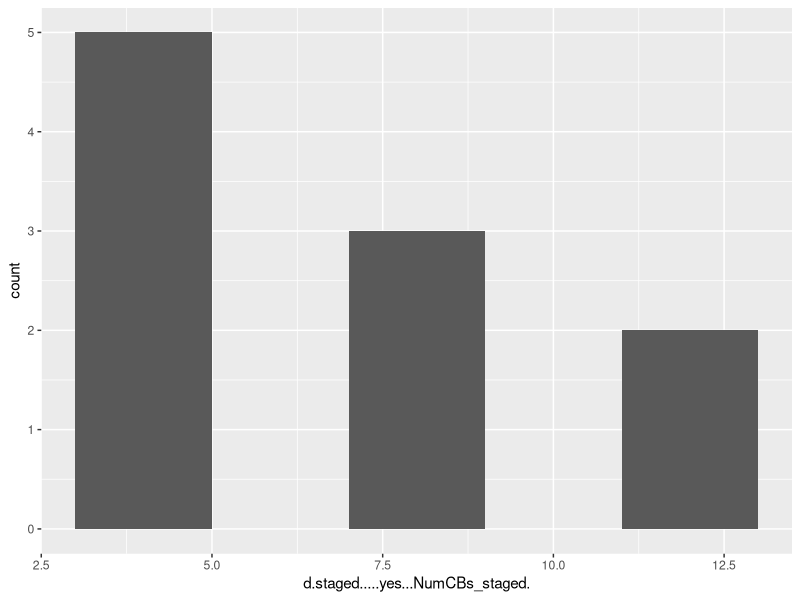
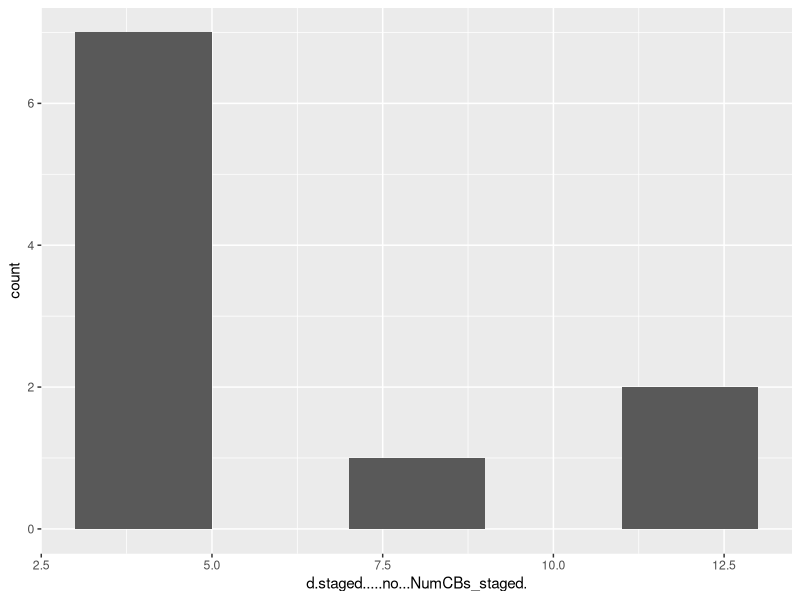
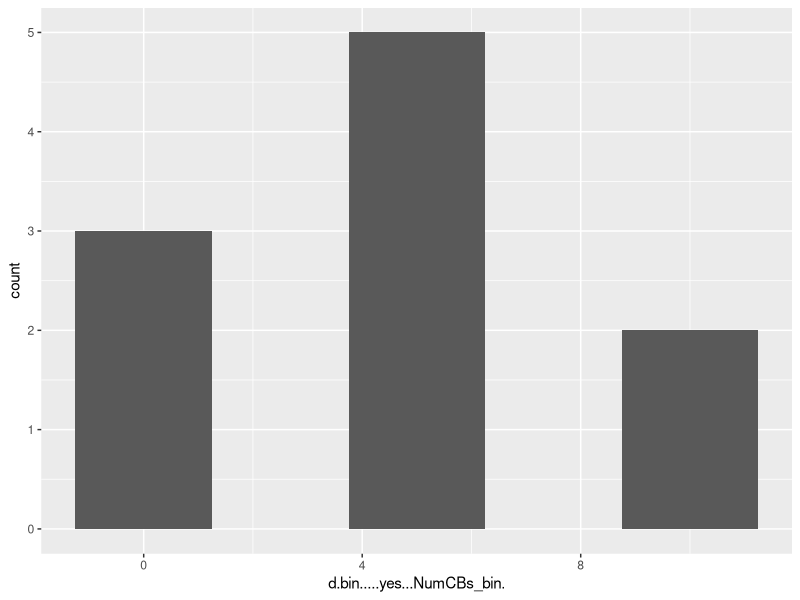
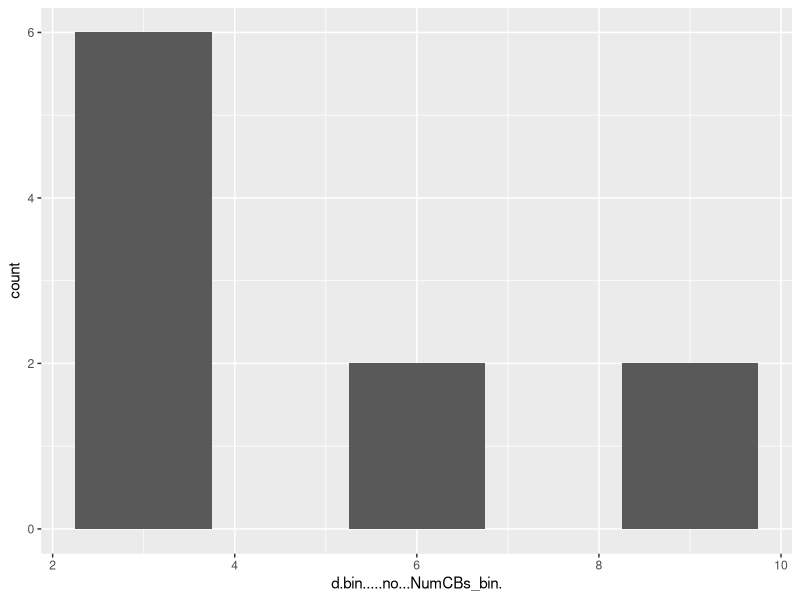
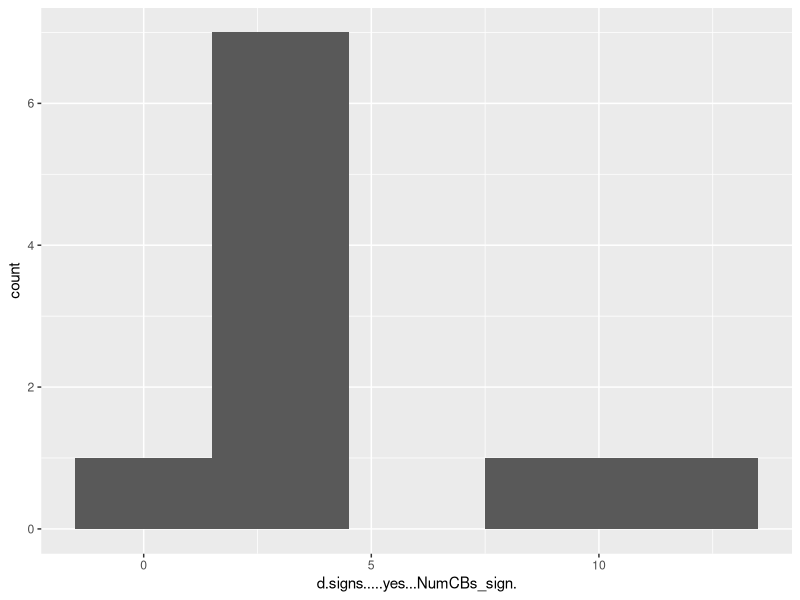
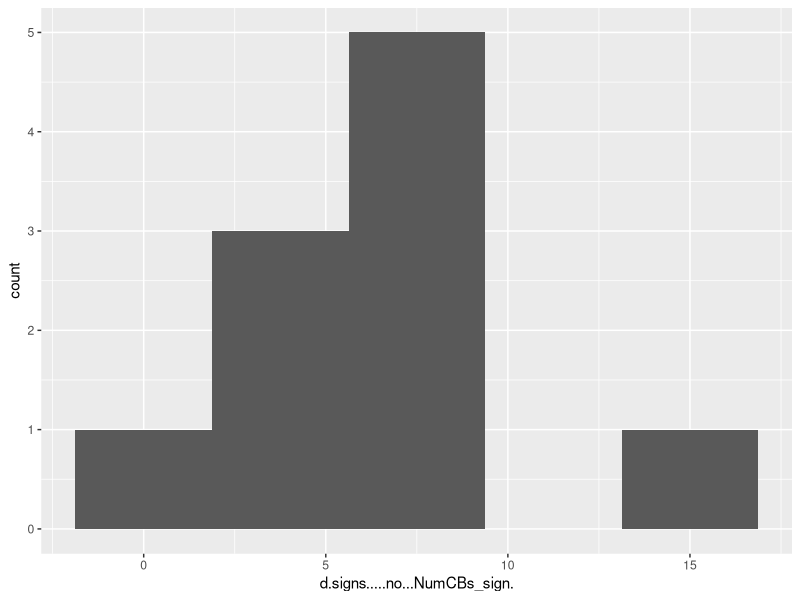

Write the R code that produced these figures, in order. (Note: a time limit stopped this script after it produced the figures.)
## ---- chunk 1
library(data.table)
library(magrittr)
library(ggplot2)
## ---- chunk 2
set.seed(0)
d <- data.table(
  subject_id = c(1:20),
  staged = rep(c("yes","no")), # yes: throw cig on the floor
  bin = rep(c("yes", "no")), # yes: bin is accessible nearby
  signs = rep(c("yes","no")) # yes: sees a sign directing to the bin / the damages of CB litter
)
noise = c(3:5) # noise added to our treatment effect 

# https://iopscience.iop.org/article/10.1088/2515-7620/abb6da/meta
clean = abs(round(rnorm(n = 103, mean = 1.019, sd = 1.950))) * sample(noise,1)
dirty = abs(round(rnorm(n = 103, mean = 1.651, sd = 1.753))) *sample(noise,1)
d$NumCBs_staged <- ifelse(d$staged == 'no', sample(clean) , sample(dirty))

# https://www.industrydocuments.ucsf.edu/tobacco/docs/#id=nffy0090
no_bin = abs(round(rnorm(n = 103, mean = 1.50, sd = 1))) * sample(noise,1) #more CB no use
use_bin = abs(round(rnorm(n = 103, mean = 1.0, sd = 1))) * sample(noise,1)
d$NumCBs_bin <- ifelse(d$bin == 'yes', sample(use_bin) , sample(no_bin))

# https://www.industrydocuments.ucsf.edu/tobacco/docs/#id=qzvd0069 
sign = abs(round(rnorm(n = 103, mean = 1, sd = 1))) * sample(noise,1) #less CB with sign
no_sign  = abs(round(rnorm(n = 103, mean = 1.7, sd = 1))) * sample(noise,1)
d$NumCBs_sign <- ifelse(d$bin == 'yes', sample(sign) , sample(no_sign))
## ---- chunk 3
CB_staged_group_mean <- d[ , .(group_mean = mean(NumCBs_staged)), keyby = .(staged)]
CB_staged_ate        <- CB_staged_group_mean[ , diff(group_mean)]

CB_bin_group_mean <- d[ , .(group_mean = mean(NumCBs_bin)), keyby = .(bin)]
CB_bin_ate        <- CB_bin_group_mean[ , diff(group_mean)]

CB_signs_group_mean <- d[ , .(group_mean = mean(NumCBs_sign)), keyby = .(signs)]
CB_signs_ate        <- CB_signs_group_mean[ , diff(group_mean)]


c(CB_staged_ate, CB_bin_ate, CB_signs_ate)
## ---- chunk 4

#resampling function for the power analysis
cb_sample <- function(data = d, size_in_each = 5) { 
  data[ , .(NumCBs_staged = sample(NumCBs_staged, size_in_each, replace = TRUE)), by = staged] %$%
    t.test(NumCBs_staged ~ staged) %$%
    p.value
}
## ---- chunk 5
### Visual Analysis

##Visually comparing the distributions with the treatment effect and without.

# creating the dataframes to work with in ggplot
df <- data.frame(d[staged == "yes", NumCBs_staged])
df_no <- data.frame(d[staged == "no", NumCBs_staged])

# distribution of staged treatment
ggplot(df, aes(x = d.staged.....yes...NumCBs_staged.)) +                           # Basic ggplot2 histogram
  geom_histogram(bins=5)

# distribution of no treatment
ggplot(df_no, aes(x = d.staged.....no...NumCBs_staged.)) +                           # Basic ggplot2 histogram
  geom_histogram(bins=5)
## ---- chunk 6
percentages_to_sample <- seq(from = 10, to = 30, by = 1)
sample_per_condition_staged  <- (d[ , .N] * .5 * percentages_to_sample) %>% 
  round()
achieved_power_staged <- NA

for(i in 1:length(sample_per_condition_staged)) { 

  p_values <- replicate(
    n = 1000, 
    expr = cb_sample(data = d, size_in_each = sample_per_condition_staged[i])
    ) 
  
  achieved_power_staged[i] <- mean(p_values < 0.05)
}
## ---- chunk 7

#resampling function for the power analysis
cb_sample_bin <- function(data = d, size_in_each = 5) { 
  data[ , .(NumCBs_bin = sample(NumCBs_bin, size_in_each, replace = TRUE)), by = bin] %$%
    t.test(NumCBs_bin ~ bin) %$%
    p.value
}
## ---- chunk 8
### Visual Analysis

##Visually comparing the distributions with the treatment and without.

# creating the dataframes to work with in ggplot
df <- data.frame(d[bin == "yes", NumCBs_bin])
df_no <- data.frame(d[bin == "no", NumCBs_bin])

# distribution of bin treatment
ggplot(df, aes(x = d.bin.....yes...NumCBs_bin.)) +                           # Basic ggplot2 histogram
  geom_histogram(bins=5)

# distribution of no treatment
ggplot(df_no, aes(x = d.bin.....no...NumCBs_bin.)) +                           # Basic ggplot2 histogram
  geom_histogram(bins=5)
## ---- chunk 9
percentages_to_sample <- seq(from = 10, to = 30, by = 1)
sample_per_condition_bin  <- (d[ , .N] * .5 * percentages_to_sample) %>% 
  round()
achieved_power_bin <- NA

for(i in 1:length(sample_per_condition_bin)) { 
  p_values <- replicate(
    n = 1000, 
    expr = cb_sample_bin(data = d, size_in_each = sample_per_condition_bin[i])
    ) 
  
  achieved_power_bin[i] <- mean(p_values < 0.05)

}
## ---- chunk 10

#resampling function for the power analysis
cb_sample_sign <- function(data = d, size_in_each = 5) { 
  data[ , .(NumCBs_sign = sample(NumCBs_sign, size_in_each, replace = TRUE)), by = signs] %$%
    t.test(NumCBs_sign ~ signs) %$%
    p.value
}
## ---- chunk 11
### Visual Analysis

##Visually comparing the distributions of treatment effect and not treatment effect.

# creating the dataframes to work with in ggplot
df <- data.frame(d[signs == "yes", NumCBs_sign])
df_no <- data.frame(d[signs == "no", NumCBs_sign])

# distribution of signs treatment
ggplot(df, aes(x = d.signs.....yes...NumCBs_sign.)) +                           # Basic ggplot2 histogram
  geom_histogram(bins=5)

# distribution of no treatment
ggplot(df_no, aes(x = d.signs.....no...NumCBs_sign.)) +                           # Basic ggplot2 histogram
  geom_histogram(bins=5)
## ---- chunk 12
percentages_to_sample <- seq(from = 10, to = 30, by = 1)
sample_per_condition_sign  <- (d[ , .N] * .5 * percentages_to_sample) %>% 
  round()
achieved_power_sign <- NA

for(i in 1:length(sample_per_condition_sign)) { 
  p_values <- replicate(
    n = 1000, 
    expr = cb_sample_sign(data = d, size_in_each = sample_per_condition_sign[i])
    ) 
  
  achieved_power_sign[i] <- mean(p_values < 0.05)
}

## ---- chunk 13
ggplot() + 
  geom_line(aes(x = sample_per_condition_staged, y = achieved_power_staged, colour ="Staged"), color="black") + 
  geom_line(aes(x = sample_per_condition_bin, y = achieved_power_bin, colour ="Bin"), color = "red") + 
  geom_line(aes(x = sample_per_condition_sign, y = achieved_power_sign, colour ="Sign"), color = "green") + 
  geom_point(aes(x = sample_per_condition_staged, y = achieved_power_staged), color="black") + 
  geom_point(aes(x = sample_per_condition_bin, y = achieved_power_bin), color = "red") + 
  geom_point(aes(x = sample_per_condition_sign, y = achieved_power_sign), color = "green") +
  geom_hline(yintercept = 0.8, color = 'blue', size=0.5)+ 
  labs(
    title    = 'Achieved Power', 
    subtitle = 'Power is increasing in N, but at a decreasing rate.', 
    x        = 'Sample Size', 
    y        = 'Achieved Power'
  )
